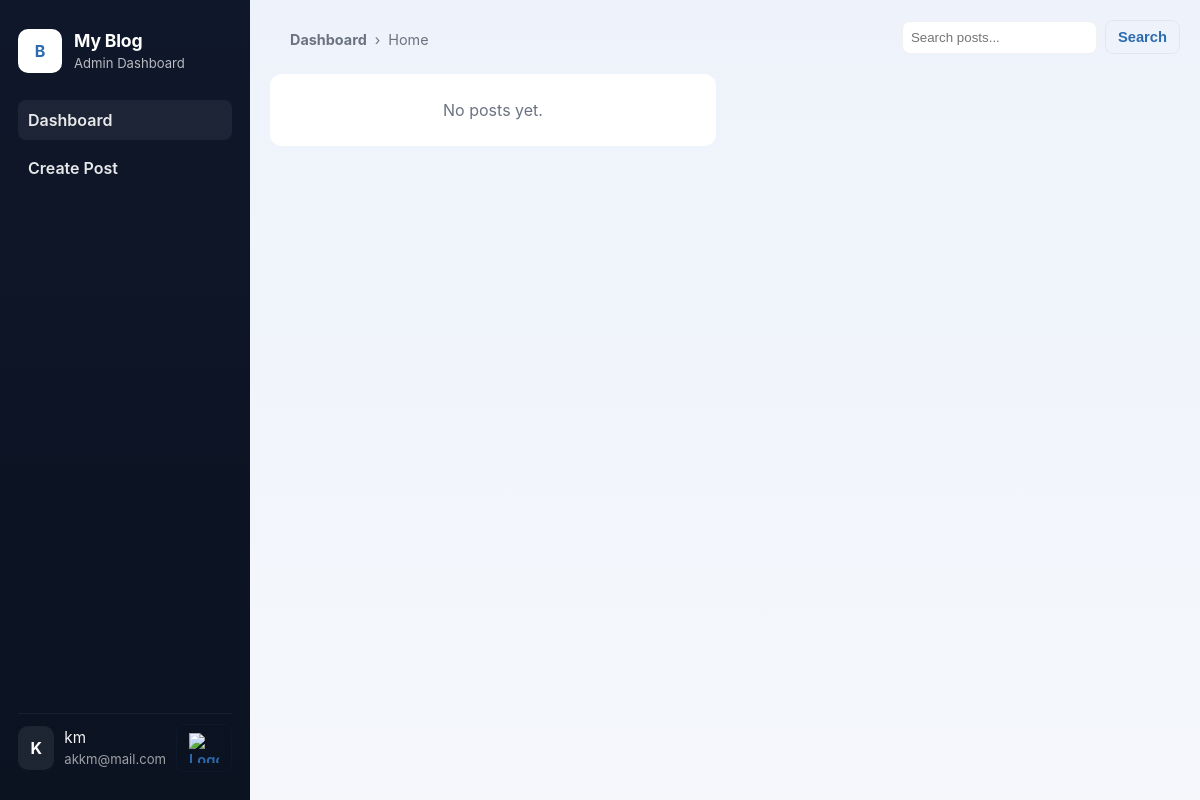
Before: / (signed in) with the older database file.
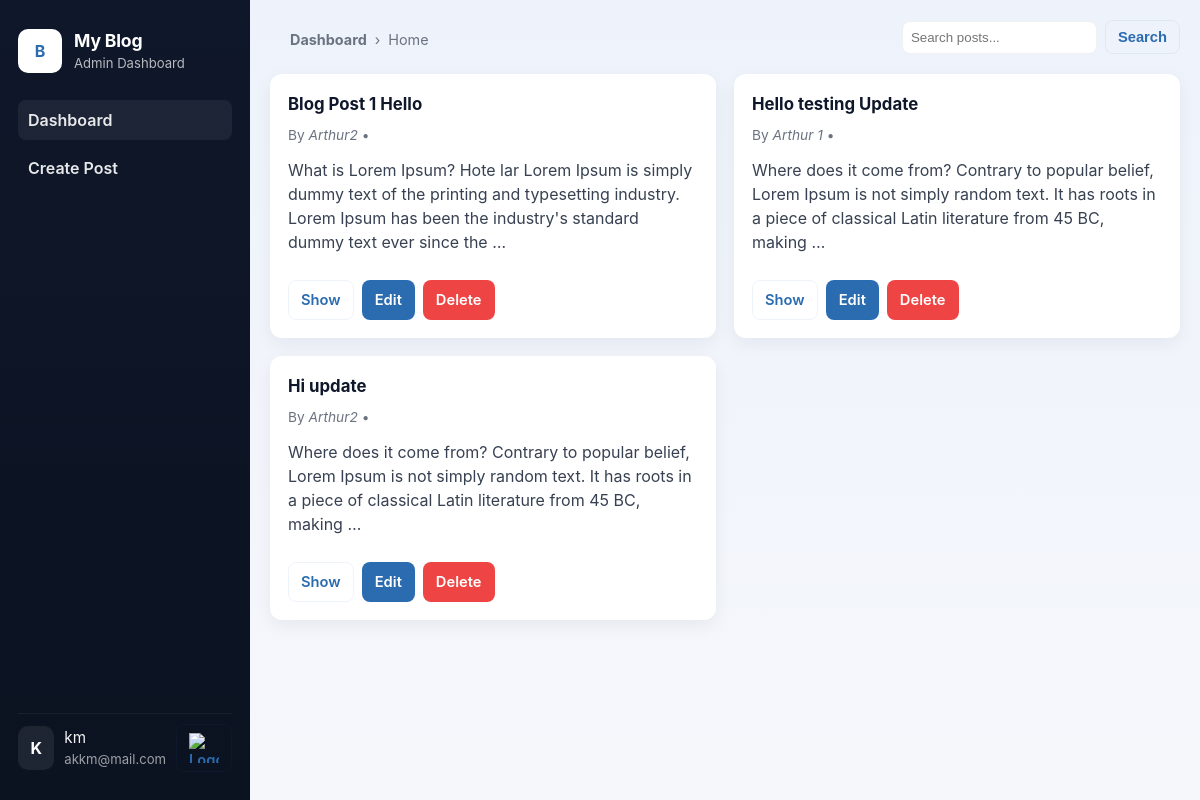
After: the same page with the newer database file.
### blog/models.py (models this page shows, shortened)
class Post(models.Model):
    title = models.CharField(max_length=200)
    content = models.TextField()
    author = models.ForeignKey('Author', on_delete=models.CASCADE)
    created_at = models.DateTimeField(auto_now_add=True)
    updated_at = models.DateTimeField(auto_now=True)

class Author(models.Model):
    name = models.CharField(max_length=100)
    user = models.ForeignKey(AUTH_USER_MODEL, on_delete=models.CASCADE)
    address = models.CharField(max_length=250, blank=True)
    dob = models.DateField(null=True, blank=True)
    created_at = models.DateTimeField(auto_now_add=True)
    updated_at = models.DateTimeField(auto_now=True)
    def __str__(self):
        return self.name

### blog/views/post_view.py (the view)
# urls.py: path('', post_view.home, name='blog-home'),
@login_required(login_url='/login/')
def home(request):
    title = 'Home'
    posts = Post.objects.all()
    for post in posts:
        post.author_name = Author.objects.get(id=post.author_id).name
    data = {
        'posts': posts,
        'title': title
    }
    return render(request, 'blog/home.html',data)

### blog/templates/blog/home.html (shortened to what this page needs)
{% extends "blog/base.html" %}
{% block content %}
    <main class="main">
        <div class="topbar" role="navigation" aria-label="Top navigation">
            <div class="topbar-left" style="display:flex;align-items:center;gap:12px">
                <a href="/blog" style="display:flex;align-items:center;gap:12px;text-decoration:none;color:inherit">
                    <div style="display:flex;flex-direction:column;line-height:1">
                        <nav aria-label="Breadcrumb">
                            <ol style="list-style:none;padding:0;margin:6px 0 0;display:flex;gap:8px;color:var(--muted);font-size:0.9rem">
                                <li><a href="/blog" style="color:var(--muted);text-decoration:none"><b>Dashboard</b></a></li>
                                {% if title %}<li aria-hidden="true">›</li><li style="color:var(--muted)">{{ title }}</li>{% endif %}
                            </ol>
                        </nav>
                    </div>
                </a>
            </div>
            <div class="top-actions" style="display:flex;align-items:center;gap:12px">
                <form action="/blog/search/" method="get" style="display:flex;align-items:center;gap:8px">
                    <input name="q" placeholder="Search posts..." style="padding:8px;border-radius:8px;border:1px solid rgba(15,23,42,0.06)" />
                    <button class="btn btn-ghost" type="submit">Search</button>
                </form>
            </div>
        </div>
        <section class="post-list" aria-live="polite">
            {% for post in posts %}
            <article class="post-card">
                <h2 class="post-title">
                    {{ post.title }}
                </h2>
                <div class="meta">
                    By <em>{{ post.author }}</em> • <time>{{ post.date_posted|date:"F j, Y, h:i A" }}</time>
                </div>
                <div class="excerpt">
                    {{ post.content|truncatewords:30 }}
                </div>
                <div style="display:flex;gap:8px;margin-top:12px">
                    <a class="btn btn-ghost" href="/blog/{{ post.id }}/show">Show</a>
                    <a class="btn btn-primary" href="/blog/{{ post.id }}/edit">Edit</a>
                    <a class="btn btn-danger" href="/blog/{{ post.id }}/delete" onclick="return confirm('Are you sure you want to delete this post?');">Delete</a>
                </div>
            </article>
            {% empty %}
            <div style="padding:24px;background:var(--card);border-radius:var(--radius);text-align:center;color:var(--muted);">
                No posts yet.
            </div>
            {% endfor %}
        </section>
    </main>
{% endblock %}

### blog/templates/blog/base.html (shortened to what this page needs)
<!DOCTYPE html>
{% load static %}
<html lang="en">
<head>
    <link rel="stylesheet" href="{% static 'blog/css/style.css' %}">
</head>
<body>
    <aside class="sidebar" aria-label="Sidebar">
        <div class="brand">
            <div style="width:44px;height:44px;border-radius:10px;background:white;color:var(--accent);display:flex;align-items:center;justify-content:center;font-weight:700">B</div>
            <div>
                <h2 style="margin:0;color:white">My Blog</h2>
                <div style="font-size:0.82rem;color:rgba(255,255,255,0.7)">Admin Dashboard</div>
            </div>
        </div>
        <nav class="nav">
            <a href="{{ home_url }}" class="active">Dashboard</a>
            <a href="/blog/create">Create Post</a>
        </nav>
        <div class="profile">
            <div class="avatar">{{ user.username|first|upper }}</div>
            <div>
                <div class="name">{{ user.get_full_name|default:user.username }}</div>
                <div class="email">{{ user.email }}</div>
            </div>
            <div>
                {% url 'logout' as logout_url %}
                {% if logout_url %}
                <a href="{{ logout_url }}" class="btn btn-ghost">
                    <img src="{% static 'blog/icons/logout.png' %}" alt="Logout" style="width:30px;height:30px"/>
                </a>
                {% else %}
                <a href="/logout/" class="btn btn-ghost">
                    <img src="{% static 'blog/icons/logout.png' %}" alt="Logout" style="width:30px;height:30px"/>
                </a>
                {% endif %}
            </div>
        </div>
    </aside>
    {% block content %}
    {% endblock %}
</body>
</html>

### static/blog/css/style.css (style rules this page uses)
:root { --bg:#f5f7fb; --card:#ffffff; --accent:#2b6cb0; --muted:#6b7280; --radius:12px; --sidebar:#0f172a; --sidebar-contrast:#0b1220; }
* { box-sizing:border-box }
body { margin:0; font-family:Inter,system-ui,Segoe UI,Roboto,Arial; background:linear-gradient(180deg,#eef3fb 0%,var(--bg) 100%); color:#0f172a; -webkit-font-smoothing:antialiased; line-height:1.5; min-height:100vh; display:flex; }
.sidebar { width:250px; background:linear-gradient(180deg,var(--sidebar) 0%,var(--sidebar-contrast) 100%); color:white; padding:28px 18px; display:flex; flex-direction:column; gap:18px; min-height:100vh; position:sticky; top:0; }
.brand { display:flex; align-items:center; gap:12px; }
.brand h2 { margin:0; font-size:1.1rem; letter-spacing:-0.01em; }
.sidebar .nav { margin-top:8px; display:flex; flex-direction:column; gap:8px; }
.nav a { color:rgba(255,255,255,0.9); text-decoration:none; padding:8px 10px; border-radius:8px; font-weight:600; display:inline-flex; gap:8px; align-items:center; }
.nav a.active { background:rgba(255,255,255,0.06) }
.main { flex:1; padding:20px; max-width:1200px; margin:0 auto; width:100%; }
.topbar { display:flex; align-items:center; justify-content:space-between; gap:12px; margin-bottom:20px; }
.topbar-left { display:flex; align-items:center; gap:12px; }
.top-actions { display:flex; gap:8px; align-items:center }
.post-list { display:grid; grid-template-columns:repeat(auto-fill,minmax(320px,1fr)); gap:18px; }
.post-card { background:var(--card); border-radius:var(--radius); padding:18px; box-shadow:0 6px 18px rgba(17,24,39,0.06); display:flex; flex-direction:column; transition:transform .18s ease,box-shadow .18s ease; }
.post-title { margin:0 0 8px 0; font-size:1.05rem; color:#0f172a }
.meta { font-size:0.86rem; color:var(--muted); margin-bottom:12px }
.excerpt { color:#374151; line-height:1.5; flex:1; margin-bottom:14px; overflow:hidden }
.btn { display:inline-flex; align-items:center; gap:8px; padding:8px 12px; border-radius:8px; text-decoration:none; font-weight:600; font-size:0.92rem; border:1px solid transparent; transition:background .15s ease,transform .12s ease; cursor:pointer; }
.btn-primary { background:var(--accent); color:white; border-color:rgba(43,108,176,0.12) }
.btn-ghost { background:transparent; color:var(--accent); border:1px solid rgba(43,108,176,0.08) }
.btn-danger { background:#ef4444; color:white }
.profile { margin-top:auto; padding-top:10px; border-top:1px solid rgba(255,255,255,0.06); display:flex; gap:10px; align-items:center; }
.avatar { width:44px; height:44px; background:rgba(255,255,255,0.08); border-radius:10px; display:inline-flex; align-items:center; justify-content:center; font-weight:700; color:white; }
.profile .name { font-size:0.95rem; color:rgba(255,255,255,0.95) }
.profile .email { font-size:0.82rem; color:rgba(255,255,255,0.6) }

Changed rows visible on the page:
added Post: title "Blog Post 1 Hello", author "Arthur2", content "What is Lorem Ipsum? Hote lar Lorem Ipsum is simply dummy text of the printing and typesetting industry. Lorem Ipsum has been the industry's standard dummy text ever since the …"
added Post: title "Hello testing Update", author "Arthur 1", content "Where does it come from? Contrary to popular belief, Lorem Ipsum is not simply random text. It has roots in a piece of classical Latin literature from 45 BC, making …"
added Post: title "Hi update", author "Arthur2", content "Where does it come from? Contrary to popular belief, Lorem Ipsum is not simply random text. It has roots in a piece of classical Latin literature from 45 BC, making …"
Other visible differences:
text no longer shown: "No posts yet."
